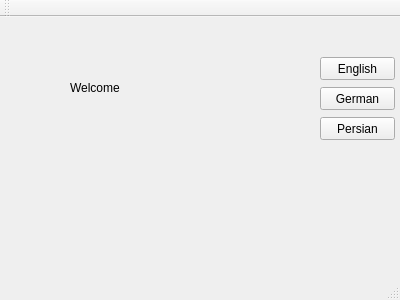
<?xml version="1.0" encoding="UTF-8"?>
<ui version="4.0">
 <class>MainWindow</class>
 <widget class="QMainWindow" name="MainWindow">
  <property name="geometry">
   <rect>
    <x>0</x>
    <y>0</y>
    <width>400</width>
    <height>300</height>
   </rect>
  </property>
  <property name="windowTitle">
   <string>MainWindow</string>
  </property>
  <widget class="QWidget" name="centralWidget">
   <widget class="QPushButton" name="btnEnglish">
    <property name="geometry">
     <rect>
      <x>320</x>
      <y>40</y>
      <width>75</width>
      <height>23</height>
     </rect>
    </property>
    <property name="text">
     <string>English</string>
    </property>
   </widget>
   <widget class="QPushButton" name="btnGerman">
    <property name="geometry">
     <rect>
      <x>320</x>
      <y>70</y>
      <width>75</width>
      <height>23</height>
     </rect>
    </property>
    <property name="text">
     <string>German</string>
    </property>
   </widget>
   <widget class="QPushButton" name="btnPersian">
    <property name="geometry">
     <rect>
      <x>320</x>
      <y>100</y>
      <width>75</width>
      <height>23</height>
     </rect>
    </property>
    <property name="text">
     <string>Persian</string>
    </property>
   </widget>
   <widget class="QLabel" name="label">
    <property name="geometry">
     <rect>
      <x>70</x>
      <y>50</y>
      <width>91</width>
      <height>41</height>
     </rect>
    </property>
    <property name="text">
     <string>Welcome</string>
    </property>
   </widget>
  </widget>
  <widget class="QMenuBar" name="menuBar">
   <property name="geometry">
    <rect>
     <x>0</x>
     <y>0</y>
     <width>400</width>
     <height>21</height>
    </rect>
   </property>
  </widget>
  <widget class="QToolBar" name="mainToolBar">
   <attribute name="toolBarArea">
    <enum>TopToolBarArea</enum>
   </attribute>
   <attribute name="toolBarBreak">
    <bool>false</bool>
   </attribute>
  </widget>
  <widget class="QStatusBar" name="statusBar"/>
 </widget>
 <layoutdefault spacing="6" margin="11"/>
 <resources/>
 <connections/>
</ui>
